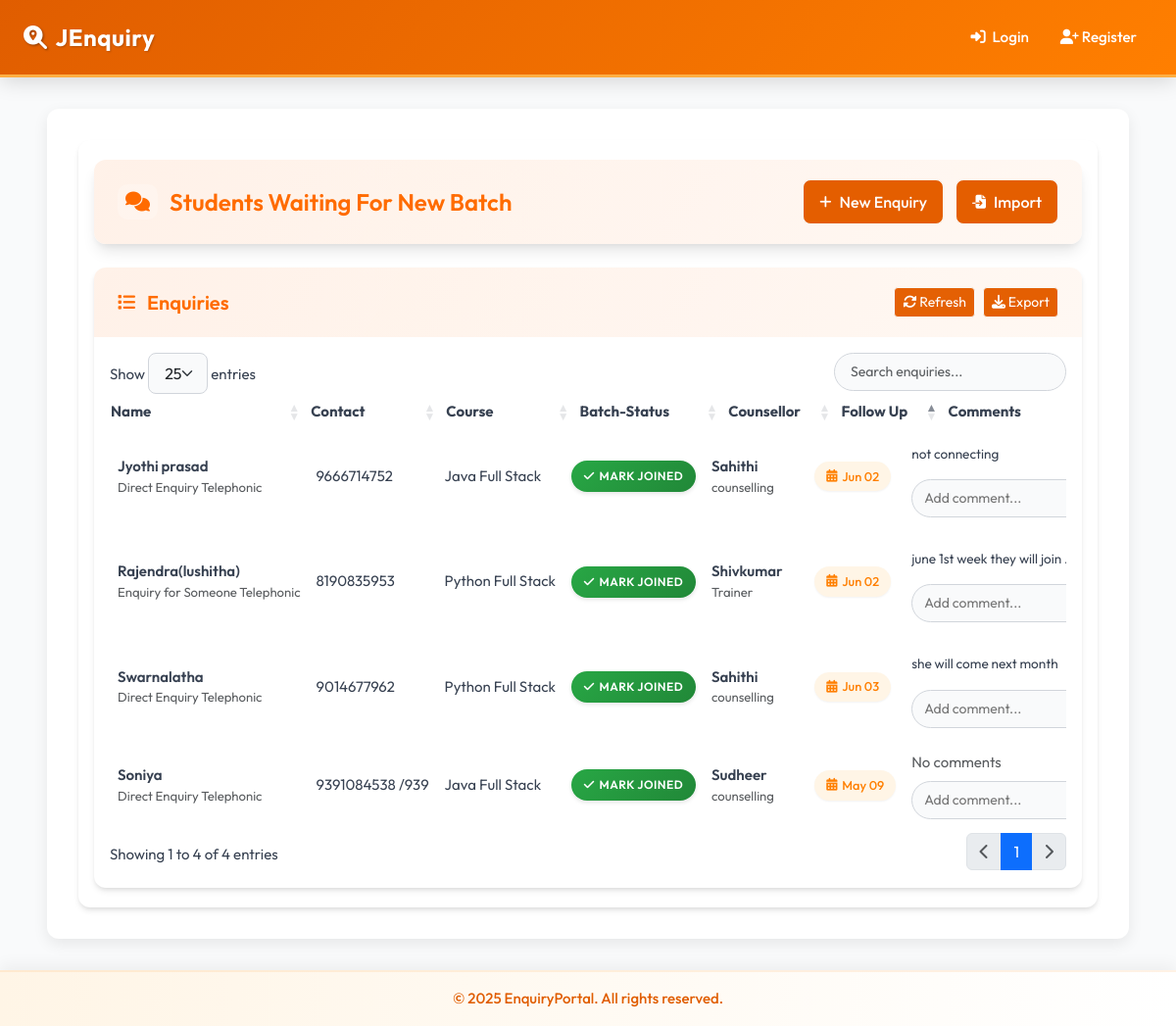
Page /inconsistent-joined/ on the earlier database version.
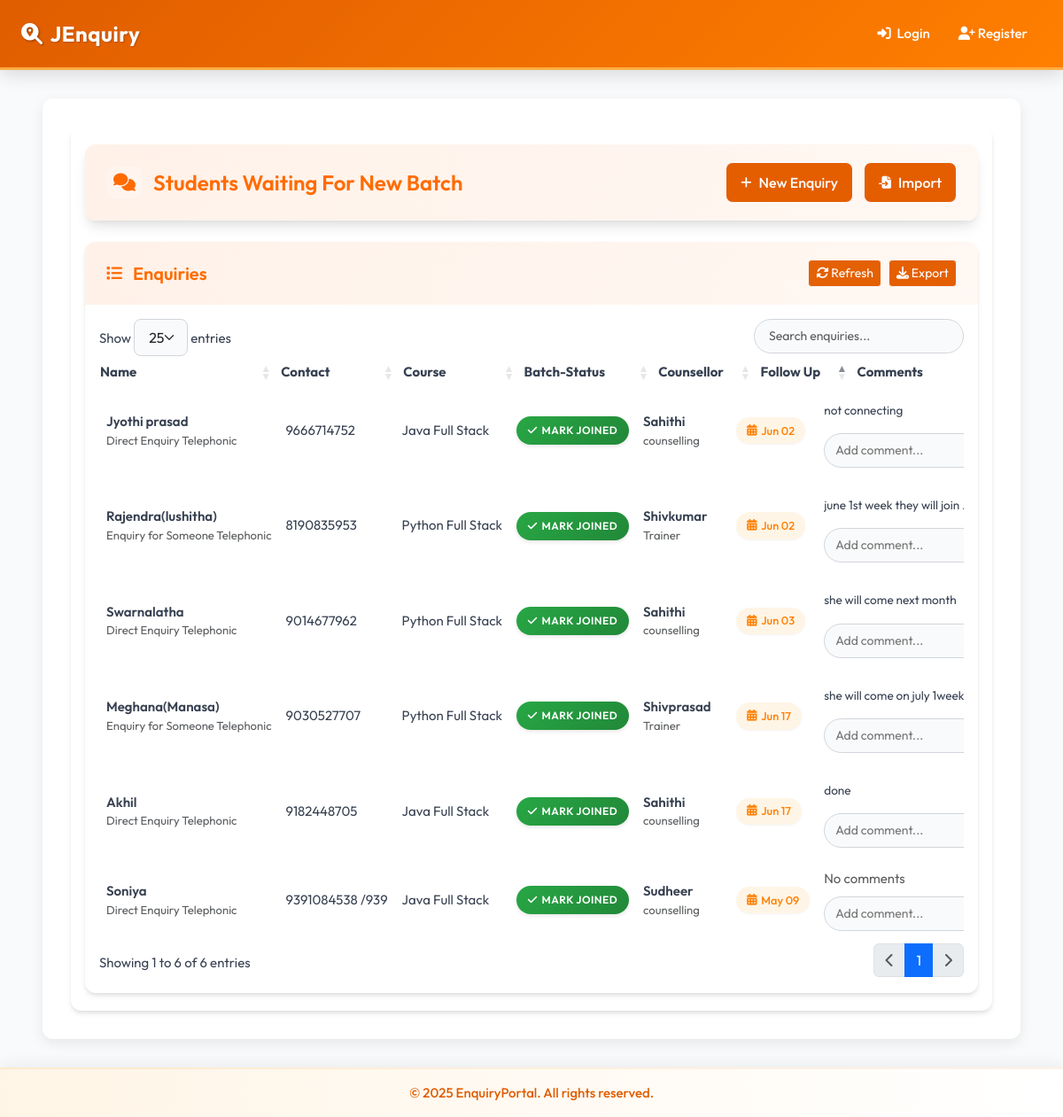
Same page on the later database version.
### enquiry/models.py (models this page shows, shortened)
class Enquiry(models.Model):
    STATUS_CHOICES = [
        ('joined', 'Joined'),
        ('pending', 'Pending'),
        ('dropout', 'Dropout'),
    ]
    SUBJECT_CHOICES = [
        ('java_full_stack', 'Java Full Stack'),
        ('python_full_stack', 'Python Full Stack'),
        ('other', 'Other'),
    ]
    ENQUIRY_TYPE_CHOICES = [
        ('someone_telephonic', 'Enquiry for Someone Telephonic'),
        ('direct_telephonic', 'Direct Enquiry Telephonic'),
        ('someone_walkin', 'Enquiry for Someone WalkIn'),
        ('direct_walkin', 'Direct Enquiry WalkIn'),
        ('telephonic_to_walkin', 'Telephonic To Walkin'),
    ]
    VISIT_TYPE_CHOICES = [
        ('alone_walkin', 'Alone Walkin'),
        ('came_with_parents', 'Came with parents'),
        ('student_reference', 'Student Reference'),
        ('old_student_reference', 'Old Student Reference'),
        ('came_with_relatives', 'Came with relatives'),
        ('telephonic', 'Telephonic'),
    ]
    name = models.CharField(max_length=100)
    mobile = models.CharField(max_length=15, unique=True)
    parent_number = models.CharField(max_length=15, blank=True, null=True)
    native_district_name = models.CharField(max_length=30, blank=True, null=True)
    subject = models.CharField(max_length=50, choices=SUBJECT_CHOICES)
    other_subject_name = models.CharField(max_length=100, blank=True, null=True)
    status = models.CharField(max_length=10, choices=STATUS_CHOICES, default='pending')
    enquiry_type = models.CharField(max_length=30, choices=ENQUIRY_TYPE_CHOICES, default='direct_telephonic')
    visit_type = models.CharField(max_length=30, choices=VISIT_TYPE_CHOICES, default='alone_walkin')
    created_at = models.DateTimeField(auto_now_add=True)
    followup_date = models.DateField(null=True, blank=True)
    enquiry_date = models.DateField(null=True, blank=True)
    joined_date = models.DateField(null=True, blank=True)
    fees_paid_date = models.DateField(null=True, blank=True)
    due_date = models.DateField(null=True, blank=True)
    target_fees = models.DecimalField(
        max_digits=12, decimal_places=2,
        null=True, blank=True,
        help_text="Total fees for the course"
    )
    fees_paid = models.DecimalField(
        max_digits=12, decimal_places=2,
        default=0.00,
        help_text="Total amount paid by the student"
    )
    fees_balance = models.DecimalField(
        max_digits=12, decimal_places=2,
        null=True, blank=True,
        help_text="Remaining balance (calculated automatically)"
    )
    is_joined_batch = models.BooleanField(default=False)
    counsellor = models.ForeignKey('Counsellor', on_delete=models.CASCADE, related_name='enquiries')
    class Meta:
        indexes = [
            models.Index(fields=['created_at']),
            models.Index(fields=['joined_date']),
            models.Index(fields=['status']),
            models.Index(fields=['counsellor']),
            models.Index(fields=['enquiry_date']),
            models.Index(fields=['enquiry_type']),
        ]
        ordering = ['-created_at']

class Counsellor(models.Model):
    name = models.CharField(max_length=100, unique=True)
    mobile = models.CharField(max_length=15)
    department = models.CharField(max_length=100)

class Comment(models.Model):
    enquiry = models.ForeignKey(Enquiry, on_delete=models.CASCADE, related_name='comments')
    comment = models.TextField()
    created_at = models.DateTimeField(default=timezone.now)
    class Meta:
        get_latest_by = 'created_at'
        ordering = ['-created_at']
        indexes = [
            models.Index(fields=['enquiry']),
            models.Index(fields=['created_at']),
        ]

### enquiry/views.py (the view)
# urls.py: path('inconsistent-joined/', views.InconsistentJoinedEnquiryListView.as_view(), name='inconsistent_joined'),
class InconsistentJoinedEnquiryListView(ListView):
    model = Enquiry
    template_name = 'inconsistent_joined_list.html'
    context_object_name = 'enquiries'
    def get_queryset(self):
        return Enquiry.objects.filter(status='joined', is_joined_batch=False)

### enquiry/models.py (called while the page is built)
    @property
    def actual_collected(self):
        from .models import PaymentHistory
        total = PaymentHistory.objects.filter(
            payment_date__year=self.year,
            payment_date__month=self.month
        ).aggregate(Sum('amount_paid'))['amount_paid__sum'] or Decimal('0.00')
        return total

### template/inconsistent_joined_list.html (shortened to what the changed rows need)
{% extends 'base.html' %}
{% block extra_css %}
<link rel="stylesheet" href="https://cdn.datatables.net/1.13.6/css/dataTables.bootstrap5.min.css">
<link rel="stylesheet" href="https://cdnjs.cloudflare.com/ajax/libs/font-awesome/6.4.0/css/all.min.css">
{% endblock %}
{% block content %}
<div class="app-wrapper">
    <div class="dashboard-header">
        <h1 class="dashboard-title">
            <i class="fas fa-comments"></i>
            Students Waiting For New Batch
        </h1>
    </div>
    <div class="data-card">
        <div class="card-header">
            <h2 class="card-title">
                <i class="fas fa-list"></i> Enquiries
            </h2>
        </div>
        <div class="card-body p-0">
            <div class="data-table-wrapper">
                <table id="enquiryTable" class="display nowrap w-100">
                    <thead>
                        <tr>
                            <th>Name</th>
                            <th>Contact</th>
                            <th>Course</th>
                            <th>Batch-Status</th>
                            <th>Counsellor</th>
                            <th>Follow Up</th>
                            <th>Comments</th>
                        </tr>
                    </thead>
                    <tbody>
                        {% for enquiry in enquiries %}
                        <tr id="enquiry-row-{{ enquiry.id }}">
                            <td>
                                <div class="fw-semibold">{{ enquiry.name }}</div>
                                <div class="text-muted small">{{ enquiry.get_enquiry_type_display }}</div>
                            </td>
                            <td>{{ enquiry.mobile }}</td>
                            <td>{{ enquiry.get_subject_display }}</td>
                            <td>
    <button class="capsule-button btn-success-modern" onclick="markAsJoined({{ enquiry.id }}, this)">
        <span class="btn-text">
            <i class="fas fa-check"></i>
            Mark Joined
        </span>
    </button>
</td>
                            <td>
                                <div class="fw-semibold">{{ enquiry.counsellor.name }}</div>
                                <div class="text-muted small">{{ enquiry.counsellor.department }}</div>
                            </td>
                            <td>
                                <div class="followup-date {% if enquiry.followup_date <= today %}urgent{% endif %}"
                                     data-enquiry-id="{{ enquiry.id }}">
                                    <i class="fas fa-calendar-alt"></i>
                                    {% if enquiry.followup_date %}
                                        {{ enquiry.followup_date|date:"M d" }}
                                    {% else %}
                                        Set Date
                                    {% endif %}
                                </div>
                            </td>
                            <td>
                                <div id="comment-container-{{ enquiry.id }}">
                                    {% with enquiry.comments.all|first as comment %}
                                        {% if comment %}
                                            <div class="comment-preview"
                                                 title="{{ comment.comment }}"
                                                 data-enquiry-id="{{ enquiry.id }}">
                                                {{ comment.comment|truncatechars:30 }}
                                            </div>
                                        {% else %}
                                            <span class="text-muted">No comments</span>
                                        {% endif %}
                                    {% endwith %}
                                </div>
                                <div class="comment-input-group">
                                    <input type="text"
                                           id="comment-input-{{ enquiry.id }}"
                                           class="comment-input"
                                           placeholder="Add comment...">
                                </div>
                            </td>
                        </tr>
                        {% endfor %}
                    </tbody>
                </table>
            </div>
        </div>
    </div>
</div>
{% endblock %}

Differences in the rows shown:
now on this page (row edited): Enquiry: name "Meghana(Manasa)", enquiry_type "Enquiry for Someone Telephonic", mobile "9030527707", subject "Python Full Stack", counsellor.name "Shivprasad", counsellor.department "Trainer", followup_date "Jun 17"
now on this page (row unchanged): Comment: comment "she will come on july 1week"
now on this page (row edited): Enquiry: name "Akhil", enquiry_type "Direct Enquiry Telephonic", mobile "9182448705", subject "Java Full Stack", counsellor.name "Sahithi", counsellor.department "counselling", followup_date "Jun 17"
now on this page (row unchanged): Comment: comment "done"
Other differences:
text written by a page script: "Show entries Showing 1 to 4 of 4 entries 1" → "Show entries Showing 1 to 6 of 6 entries 1"
